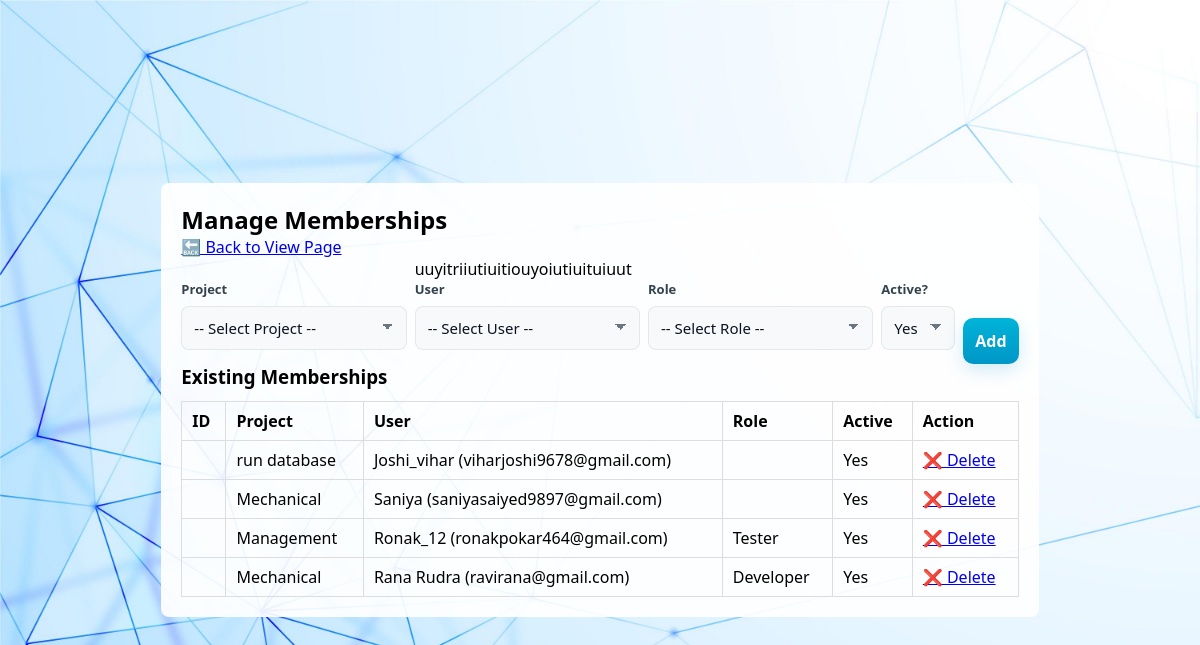
/membership.php (signed in), run on the app's committed database.
### tables this page shows
CREATE TABLE `membership` (
  `id` int(100) DEFAULT NULL,
  `pro_id` int(100) DEFAULT NULL,
  `user_id` int(100) DEFAULT NULL,
  `role_id` int(100) NOT NULL,
  `is_active` tinyint(100) DEFAULT NULL
);

CREATE TABLE `project` (
  `id` int(100) NOT NULL,
  `key_code` varchar(100) NOT NULL,
  `name` varchar(100) NOT NULL,
  `description` text NOT NULL,
  `client` varchar(100) NOT NULL,
  `start_date` date NOT NULL,
  `end_date` date NOT NULL,
  `Created_at` timestamp(6) NOT NULL DEFAULT current_timestamp(6),
  `Updated_at` timestamp(6) NOT NULL DEFAULT current_timestamp(6)
);

CREATE TABLE `users` (
  `id` int(100) NOT NULL,
  `Username` varchar(100) NOT NULL,
  `email` varchar(100) NOT NULL,
  `psw` varchar(300) NOT NULL,
  `reset_otp` varchar(6) DEFAULT NULL,
  `reset_expires` datetime DEFAULT NULL,
  `dp_name` varchar(100) NOT NULL,
  `phone` varchar(10) NOT NULL,
  `Created_at` timestamp(6) NOT NULL DEFAULT current_timestamp(6),
  `Updated_at` timestamp(6) NOT NULL DEFAULT current_timestamp(6)
);

CREATE TABLE `role` (
  `id` int(100) NOT NULL,
  `name` varchar(100) NOT NULL
);

### membership.php (the view, shortened to what this page needs)
<?php
require 'Config.php';
$errors = [];
$memberships = [];
$listSql = "
SELECT
    m.id,
    p.name       AS project_name,
    u.Username   AS user_name,
    u.email      AS user_email,
    r.name       AS role_name,
    m.is_active
FROM membership AS m
LEFT JOIN project AS p ON p.id = m.pro_id
LEFT JOIN users   AS u ON u.id = m.user_id
LEFT JOIN role    AS r ON r.id = m.role_id
ORDER BY m.id DESC
";
$lq = $conn->query($listSql);
if ($lq) {
    $memberships = $lq->fetch_all(MYSQLI_ASSOC);
} else {
    $errors[] = "List query failed: " . $conn->error;
}
?>
<!doctype html>
<html lang="en">
<head>
  <link rel="stylesheet" href="style.css">
</head>
<body>
  <div class="container">
    <h2>Manage Memberships</h2>
    <a href="view.php"> 🔙 Back to View Page</a>
    <form method="post" style="display:flex;flex-wrap:wrap;gap:8px;align-items:end;">
      <div style="flex:1;">
        <label>Project</label>
        <select name="pro_id" required>
          <option value="">-- Select Project --</option>
        </select>
      </div>
      <div style="flex:1;">uuyitriiutiuitiouyoiutiuituiuut
        <label>User</label>
        <select name="user_id" required>
          <option value="">-- Select User --</option>
        </select>
      </div>
      <div style="flex:1;">
        <label>Role</label>
        <select name="role_id" required>
          <option value="">-- Select Role --</option>
        </select>
      </div>
      <div>
        <label>Active?</label>
        <select name="is_active">
          <option value="1">Yes</option>
        </select>
      </div>
      <div>
        <button type="submit">Add</button>
      </div>
    </form>
    <h3>Existing Memberships</h3>
    <table>
      <thead>
        <tr>
          <th>ID</th>
          <th>Project</th>
          <th>User</th>
          <th>Role</th>
          <th>Active</th>
          <th>Action</th>
        </tr>
      </thead>
      <tbody>
        <?php if (!$memberships): ?>
          <tr><td colspan="6">No memberships yet.</td></tr>
        <?php else: ?>
          <?php foreach ($memberships as $m): ?>
            <tr>
              <td><?= $m['id'] ?></td>
              <td><?= htmlspecialchars($m['project_name']) ?></td>
              <td><?= htmlspecialchars($m['user_name'].' ('.$m['user_email'].')') ?></td>
              <td><?= htmlspecialchars($m['role_name']) ?></td>
              <td><?= $m['is_active'] ? 'Yes' : 'No' ?></td>
              <td><a href="membership.php?delete=<?= $m['id'] ?>" onclick="return confirm('Delete this membership?')">❌ Delete</a></td>
            </tr>
          <?php endforeach; ?>
        <?php endif; ?>
      </tbody>
    </table>
  </div>
</body>
</html>

### style.css (style rules this page uses)
* { margin: 0; padding: 0; box-sizing: border-box; font-family: "Poppins", "Segoe UI", Roboto, sans-serif; }
html, body { height: 100%; }
body { min-height: 50vh; background: url("img2.jpg") no-repeat center center/cover; display: flex; align-items: center; justify-content: center; }
label { color: #34424d; font-size: 13px; margin-bottom: 8px; display: block; font-weight: 600; }
input[type="text"], input[type="email"], input[type="password"], input[type="date"], input[type="number"], textarea, select { width: 100%; padding: 11px 12px; border-radius: 8px; margin-bottom: 14px; outline: none; border: 1px solid rgba(15,25,35,0.08); background: rgba(247, 249, 250, 0.95); color: #0b1220; font-size: 15px; transition: box-shadow .15s ease, transform .12s ease; -webkit-appearance: none; appearance: none; resize: vertical; min-height: 42px; box-shadow: none; }
select { background-image: linear-gradient(45deg, transparent 50%, #6b7780 50%), linear-gradient(135deg, #6b7780 50%, transparent 50%); background-position: calc(100% - 18px) calc(1em + 2px), calc(100% - 13px) calc(1em + 2px); background-size: 6px 6px, 6px 6px; background-repeat: no-repeat; padding-right: 36px; }
button { width: 100%; padding: 12px; border: none; border-radius: 10px; background: linear-gradient(180deg,#00b4d8,#0096c7); color: #fff; font-size: 16px; cursor: pointer; transition: transform .12s ease, box-shadow .12s ease; font-weight: 700; margin-top: 6px; box-shadow: 0 6px 18px rgba(0, 140, 200, 0.18); }

### membership.php (style rules this page uses)
.container { max-width: 980px; margin: 40px auto; background: rgba(255,255,255,0.92); padding: 20px; border-radius: 8px; }
table { width:100%; border-collapse: collapse; margin-top: 12px; }
table th, table td { padding: 8px 10px; border: 1px solid #ddd; text-align:left; }

### data on the page
membership: project.name "run database", user.email "Joshi_vihar (viharjoshi9678@gmail.com)", is_active "Yes"
membership: project.name "Mechanical", user.email "Saniya (saniyasaiyed9897@gmail.com)", is_active "Yes"
membership: project.name "Management", user.email "Ronak_12 (ronakpokar464@gmail.com)", role.name "Tester", is_active "Yes"
membership: project.name "Mechanical", user.email "Rana Rudra (ravirana@gmail.com)", role.name "Developer", is_active "Yes"
